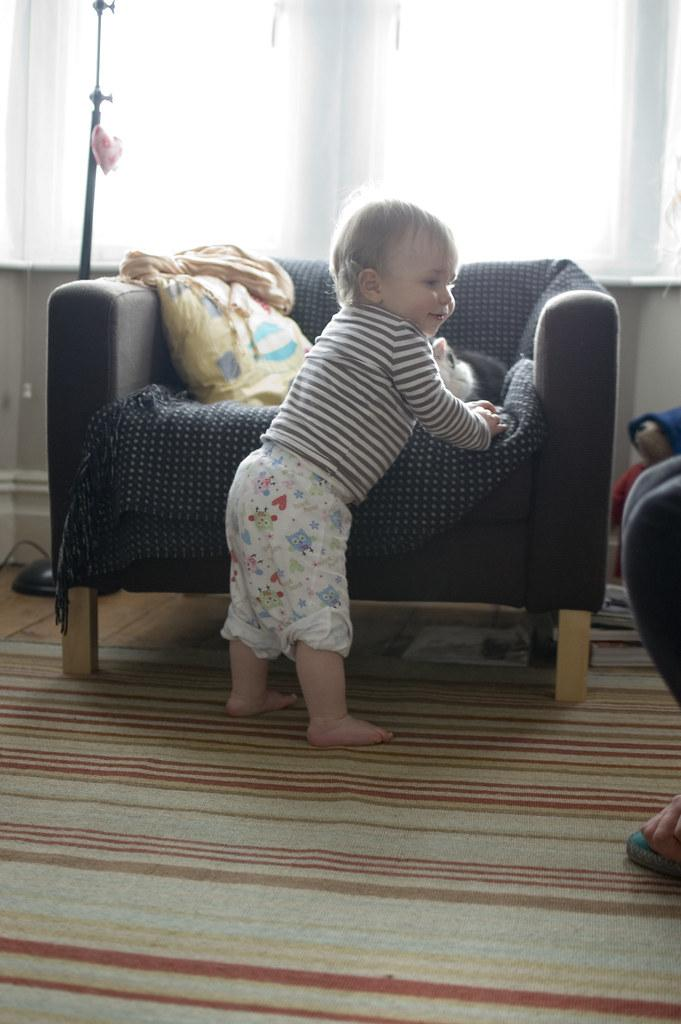
#> input picture docs/design/2026-10-28-v2/src/sources/beat1-first-steps.jpg, 681 x 1024 px, found by its file name
$ python make_turn_image.py docs/design/2026-10-28-v2/src/sources/beat1-first-steps.jpg docs/design/2026-10-28-v2/src/sources/beat5-turn.jpg
#> lines starting #> are read from the running program, lines starting #| are printed output that depends on the picture
#!/usr/bin/env python3
"""Build the beat-5 "turn" image for the RIALITI landing page.

Takes the REAL beat-1 photograph (a child's first steps) and applies a
deliberate, honest distortion treatment so it feels subtly wrong:
duplicated fragments, a smeared band, and a ghosted double-exposure.

No AI imagery is involved anywhere — this is a real photograph with a
visible-on-inspection darkroom-style manipulation, disclosed in CREDITS.md.

Usage:
    python3 scripts/make_turn_image.py docs/design/2026-10-28-v2/src/sources/beat1-first-steps.jpg docs/design/2026-10-28-v2/src/sources/beat5-turn.jpg
"""
import random
import sys

from PIL import Image, ImageEnhance, ImageFilter

def main(src_path: str, dst_path: str) -> None:
    random.seed(2383)  # reproducible (nod to AS08-14-2383)
    im = Image.open(src_path).convert("RGB")
#> im is the input picture: PIL image 681x1024 RGB; mean R, G, B 135.4, 131.5, 125.5
    w, h = im.size
#> w = 681; h = 1024

    # 1. Ghost double-exposure: the whole frame, shifted, at low alpha.
    ghost = im.copy().filter(ImageFilter.GaussianBlur(2))
    im = Image.blend(im, ghost.transform(im.size, Image.AFFINE, (1, 0, -14, 0, 1, 6)), 0.22)
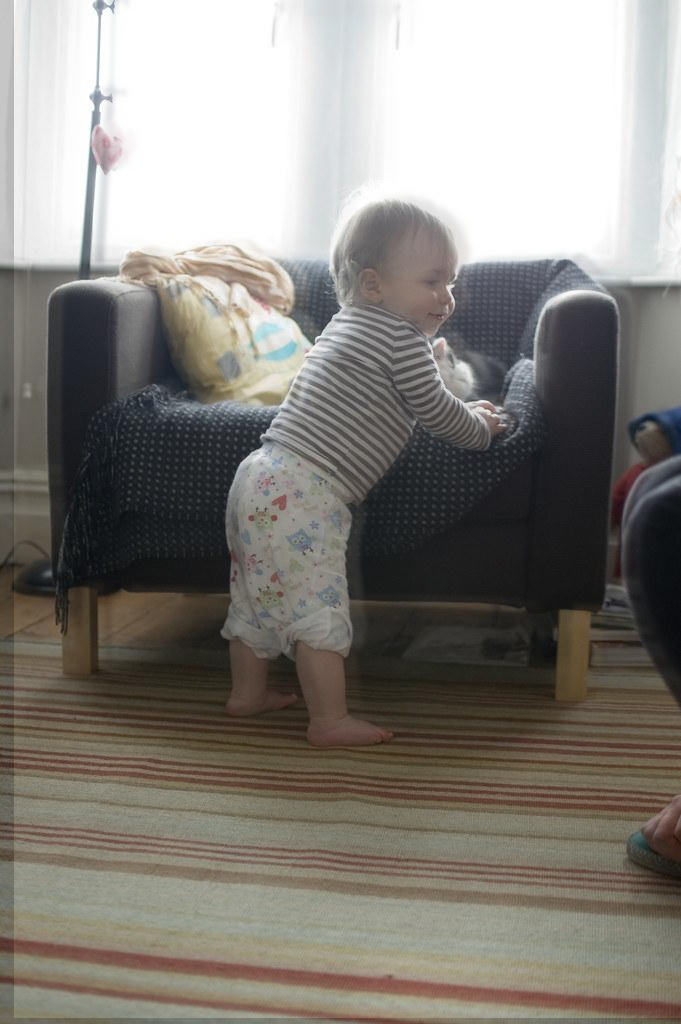
#> im: PIL image 681x1024 RGB; mean R, G, B 134.1, 130.3, 124.3

    # 2. Duplicated fragments: copy rectangular patches and re-paste them
    #    slightly offset, like a moment stuttering.
    for _ in range(7):
        pw, ph = random.randint(w // 8, w // 4), random.randint(h // 10, h // 5)
        x, y = random.randint(0, w - pw), random.randint(int(h * 0.25), h - ph)
        patch = im.crop((x, y, x + pw, y + ph))
        dx, dy = random.randint(-28, 28), random.randint(-14, 14)
        nx = min(max(x + dx, 0), w - pw)
        ny = min(max(y + dy, 0), h - ph)
        faded = ImageEnhance.Brightness(patch).enhance(random.uniform(0.94, 1.06))
        im.paste(Image.blend(im.crop((nx, ny, nx + pw, ny + ph)), faded, 0.85), (nx, ny))
#> this loop made 7 passes
#> pass 1, in main, `patch = im.crop((x, y, x + pw, y + ph))`:
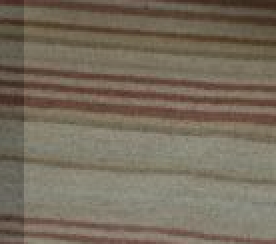
#> patch: PIL image 138x122 RGB (shown 2 times larger); mean R, G, B 119, 108.4, 92.8
#> pass 2, in main, `patch = im.crop((x, y, x + pw, y + ph))`:
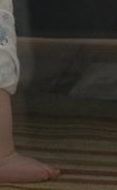
#> patch: PIL image 117x190 RGB; mean R, G, B 55.8, 50.3, 43.1
#> after the loop:
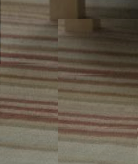
#> patch: PIL image 138x164 RGB; mean R, G, B 101.4, 90, 74.8

    # 3. Smeared horizontal band across the middle third.
    band_top, band_h = int(h * 0.42), int(h * 0.09)
#> band_top = 430; band_h = 92
    band = im.crop((0, band_top, w, band_top + band_h))
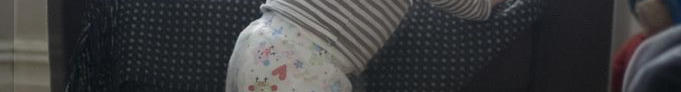
#> band: PIL image 681x92 RGB; mean R, G, B 61.5, 61.7, 62.9
    band = band.resize((w // 14, band_h)).resize((w, band_h), Image.BILINEAR)
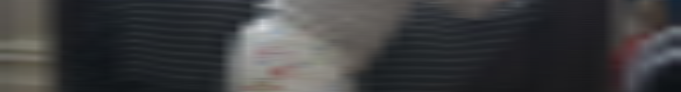
#> band: PIL image 681x92 RGB; mean R, G, B 61.5, 61.7, 62.9
    im.paste(Image.blend(im.crop((0, band_top, w, band_top + band_h)), band, 0.65), (0, band_top))

    # 4. Slightly drained color — the warmth is gone.
    im = ImageEnhance.Color(im).enhance(0.62)
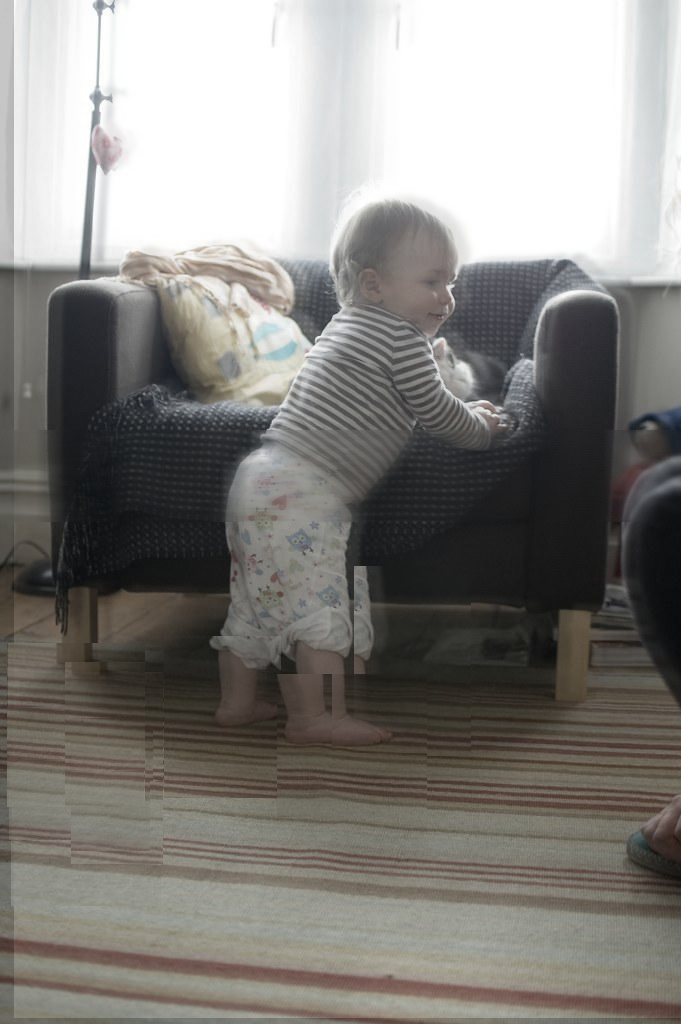
#> im: PIL image 681x1024 RGB; mean R, G, B 132.6, 130.3, 126.4
    im = ImageEnhance.Contrast(im).enhance(1.04)

    im.save(dst_path, "JPEG", quality=75, optimize=True, progressive=True)
    print(f"wrote {dst_path} ({im.size[0]}x{im.size[1]})")
#| wrote docs/design/2026-10-28-v2/src/sources/beat5-turn.jpg (681x1024)

if __name__ == "__main__":
    main(sys.argv[1], sys.argv[2])

$ run again, with docs/design/2026-10-28-v2/src/sources/car-edited-by-hand.jpg copied over docs/design/2026-10-28-v2/src/sources/beat1-first-steps.jpg
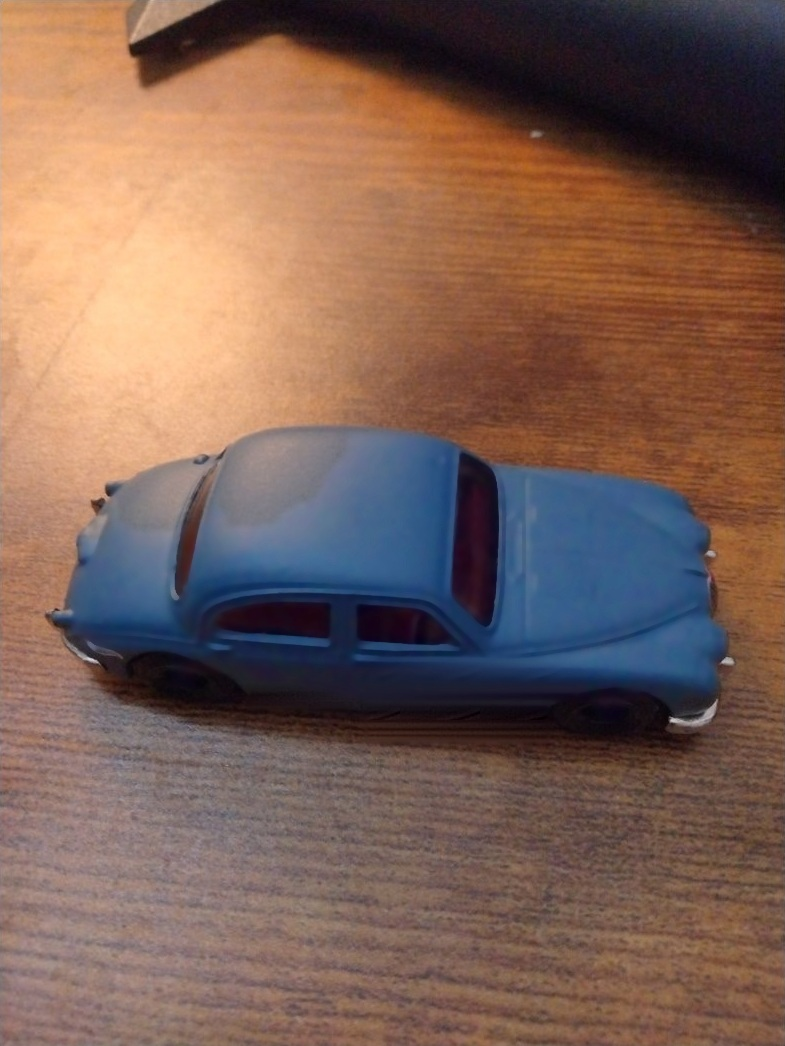
#> input picture docs/design/2026-10-28-v2/src/sources/car-edited-by-hand.jpg, 785 x 1046 px, found by its file name
#> in main, im is the input picture: PIL image 785x1046 RGB; mean R, G, B 125, 97.2, 86.1
#> after the loop in main, `for _ in range(7):`:
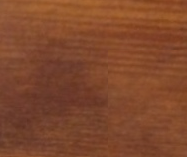
#> patch: PIL image 187x157 RGB; mean R, G, B 128.4, 72.7, 45.1
#> in main, `im = ImageEnhance.Color(im).enhance(0.62)`:
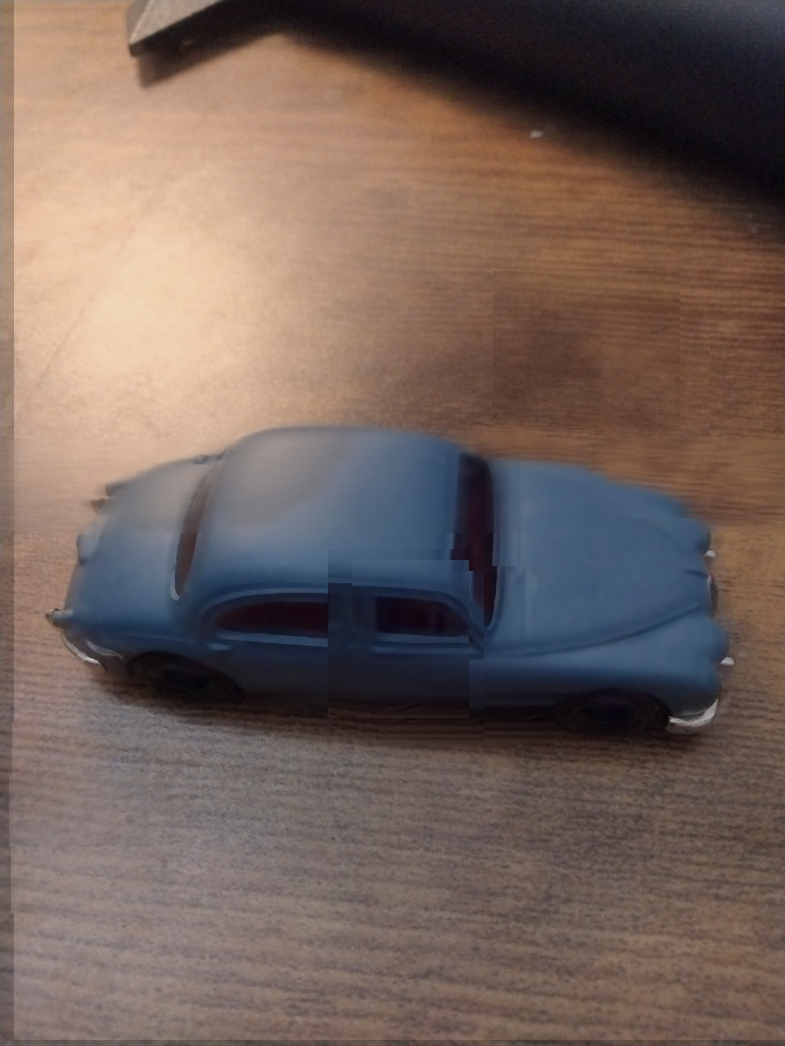
#> im: PIL image 785x1046 RGB; mean R, G, B 115.4, 98.2, 91.4
#| wrote docs/design/2026-10-28-v2/src/sources/beat5-turn.jpg (785x1046)
